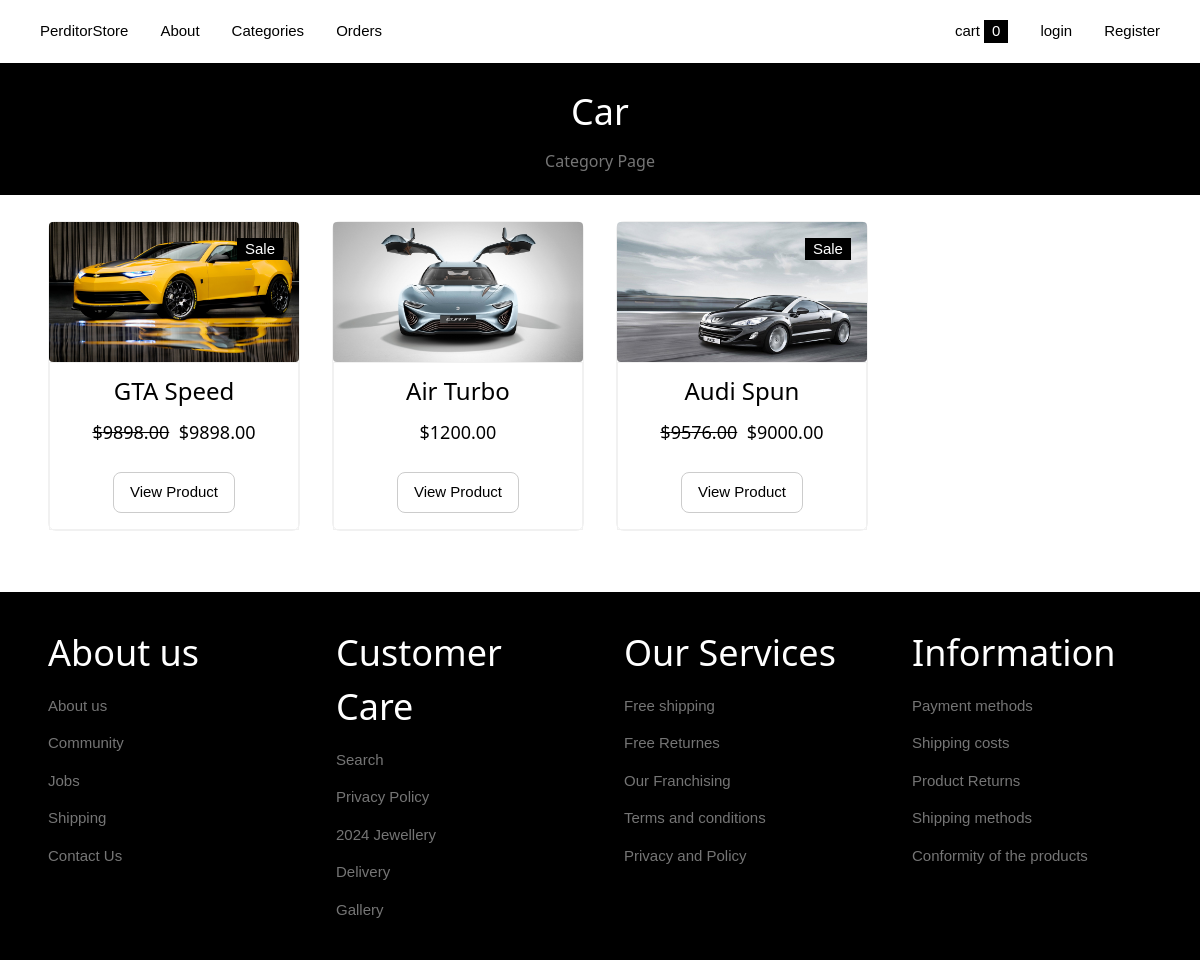
The app's page /categories-detail/2 with its own data.
### store/models.py (models this page shows, shortened)
class Category(models.Model):
    name  = models.CharField(max_length=50)

class Product(models.Model):
    name = models.CharField(max_length=100)
    price = models.DecimalField(default=0, max_digits=6, decimal_places=2)
    category = models.ForeignKey("Category", on_delete=models.CASCADE,default = 0)
    description = models.CharField(max_length=250, blank=True,default="",null=True)
    image = models.ImageField( upload_to='uploads/product_image/')
    is_sale = models.BooleanField(default=False)
    in_cart = models.BooleanField(default=False)
    in_wishlist = models.BooleanField(default=False)
    sale_price = models.DecimalField(default=0, max_digits=6, decimal_places=2)

### store/views.py (the view)
# urls.py: path('categories-detail/<int:pk>',views.categoryDetails,name='categories-detail'),
def categoryDetails(request,pk):
    cats = Category.objects.get(id=pk)
    products = Product.objects.filter(category=cats)
    return render(request,'store/categoryDetail.html',{'cats':cats,'products':products})

### cart/cart.py (called while the page is built)
    def __len__(self):
        return len(self.cart)

### cart/context_processors.py (called while the page is built)
def cart(request):
    return {'cart':Cart(request),}

def category(request):
    category = Category.objects.all()
    return {'category':category}

def wishlist(request):
    try:
        wishlist = WishList.objects.get(customer=request.user)
        num_wishlist = wishlist.products.count()
        return {'num_wishlist':num_wishlist}
    except:
        return {}

### templates/store/categoryDetail.html (shortened to what this page needs)
{% extends "partials/base.html" %}
{% block content %}
<header class="w3-padding-large w3-center w3-black">
    <h1 class="w3-center w3-text-white">{{cats.name}}</h1>
    <h6 class="w3-text-grey">Category Page</h6>
</header>
<div class="w3-container">
    <div class="w3-container w3-padding w3-row-padding">
        {% for product in products %}
        {% if product.is_sale %}
            <div class="w3-quarter w3-round w3-padding  ">
                <div class=" w3-border w3-border-light-grey w3-round-large">
                    <div class="w3-display-container">
                        <p class="w3-tag w3-display-topright w3-margin w3-black">Sale</p>
                        <img src="{{product.image.url}}" alt="" style="width:100%;" class="w3-round">
                    </div>
                    <div class="w3-center w3-border w3-border-light-grey ">
                        <h3 class="w3-text-black">{{product.name}}</h3>
                        <h5 class=""><s>${{product.price}}</s> &nbsp;${{product.sale_price}}</h5>
                        <a href="{% url 'product-detail' product.pk %}"><button class="w3-button w3-section w3-round-large w3-border w3-hover-black w3-center">View Product</button></a>
                    </div>
                </div>
            </div>
            {% else %}
            <div class="w3-quarter w3-round w3-padding  ">
                <div class=" w3-border w3-border-light-grey w3-round-large">
                    <div class="w3-display-container">
                        <img src="{{product.image.url}}" alt="" style="width:100%;" class="w3-round">
                    </div>
                    <div class="w3-center w3-border w3-border-light-grey ">
                        <h3 class="w3-text-black">{{product.name}}</h3>
                        <h5 class="">${{product.price}}</h5>
                        <a href="{% url 'product-detail' product.pk %}"><button class="w3-button w3-section w3-round-large w3-border w3-hover-black w3-center">View Product</button></a>
                    </div>
                </div>
            </div>
            {% endif %}
        {% endfor %}
    </div>
</div>
{% endblock content %}

### templates/partials/base.html (shortened to what this page needs)
{% load static %}
<html>
    <head>
        <link rel="stylesheet" href='{% static "css/w3.css" %}'>
    </head>
    <body style="position:relative; height:auto">
{% include "partials/nav.html" %}
{% block content %}
{% endblock content %}
<br><br>
{% include "partials/footer.html" %}
    </body>
</html>

### templates/partials/nav.html (shortened to what this page needs)
    <div class="w3-bar w3-padding-large w3-white w3-hover-white w3-hide-small" style="position:sticky;top:0px; z-index:1">
        <a href="{% url 'home' %}" class="w3-bar-item w3-button">PerditorStore</a>
        <a href="{% url 'about' %}" class="w3-bar-item w3-button">About</a>
        <a href="{% url 'categories' %}" class="w3-bar-item w3-button">Categories</a>
          <div class="w3-dropdown-click">
            <button onclick="myFunction1()" class="w3-button ">Orders</button>
          </div>
        {% if user.is_authenticated %}
          <a href="{% url "account_logout" %}" class="w3-bar-item w3-right w3-button">Logout</a>
          <a href="{% url 'update-profile' %}" class="w3-bar-item w3-right w3-button">Profile</a>
          <a href="{% url 'view-wishlist' %}" class="w3-bar-item w3-right w3-button">wishes
            <span id="cart_quantit" class="w3-tag">{{num_wishlist}}
          </span></a>
        {% else %}
          <a href="{% url "account_signup" %}" class="w3-bar-item w3-right w3-button">Register</a>
          <a href="{% url "account_login" %}" class="w3-bar-item w3-right w3-button">login</a>
        {% endif %}
        <a href="{% url 'cart-summary' %}" class="w3-bar-item w3-right w3-button">cart
          <span id="cart_quantit" class="w3-tag">{{cart|length}}
        </span></a>
    </div>

### templates/partials/footer.html
<div>
    <div class="w3-row w3-black w3-padding-large w3-text-grey">
        <div class="w3-quarter w3-padding-large">
            <h1 class="w3-text-white">About us</h1>
                <p>About us</p>
                <p>Community</p>
                <l1>Jobs</p>
                <p>Shipping</p>
                <p>Contact Us</p>
        </div>
        <div class="w3-quarter w3-padding-large w3-text-grey">
            <h1 class="w3-text-white">Customer Care</h1>
                <p>Search</p>
                <p>Privacy Policy</p>
                <l1>2024 Jewellery</p>
                <p>Delivery</p>
                <p>Gallery</p>
        </div>
        <div class="w3-quarter w3-padding-large w3-text-grey">
            <h1 class="w3-text-white">Our Services</h1>
                <p>Free shipping</p>
                <p>Free Returnes</p>
                <l1>Our Franchising</p>
                <p>Terms and conditions</p>
                <p>Privacy and Policy</p>
        </div>
        <div class="w3-quarter w3-padding-large w3-text-grey">
            <h1 class="w3-text-white">Information</h1>
                <p>Payment methods</p>
                <p>Shipping costs</p>
                <l1>Product Returns</p>
                <p>Shipping methods</p>
                <p>Conformity of the products</p>
        </div>
    </div>
</div>

### static/css/w3.css (style rules this page uses)
html { box-sizing:border-box }
*,*:before,*:after { box-sizing:inherit }
html { -ms-text-size-adjust:100%;-webkit-text-size-adjust:100% }
body { margin:0 }
article,aside,details,figcaption,figure,footer,header,main,menu,nav,section { display:block }
a { background-color:transparent }
img { border-style:none }
button,input,select,textarea,optgroup { font:inherit;margin:0 }
button,input { overflow:visible }
button,select { text-transform:none }
button,[type=button],[type=reset],[type=submit] { -webkit-appearance:button }
html,body { font-family:Verdana,sans-serif;font-size:15px;line-height:1.5 }
html { overflow-x:hidden }
h1 { font-size:36px }
h3 { font-size:24px }
h5 { font-size:18px }
h6 { font-size:16px }
h1,h2,h3,h4,h5,h6 { font-family:"Segoe UI",Arial,sans-serif;font-weight:400;margin:10px 0 }
img { vertical-align:middle }
a { color:inherit }
.w3-btn,.w3-button { border:none;display:inline-block;padding:8px 16px;vertical-align:middle;overflow:hidden;text-decoration:none;color:inherit;background-color:inherit;text-align:center;cursor:pointer;white-space:nowrap }
.w3-btn,.w3-button { -webkit-touch-callout:none;-webkit-user-select:none;-khtml-user-select:none;-moz-user-select:none;-ms-user-select:none;user-select:none }
.w3-badge,.w3-tag { background-color:#000;color:#fff;display:inline-block;padding-left:8px;padding-right:8px;text-align:center }
.w3-tooltip,.w3-display-container { position:relative }
.w3-dropdown-click,.w3-dropdown-hover { position:relative;display:inline-block;cursor:pointer }
.w3-bar { width:100%;overflow:hidden }
.w3-bar .w3-bar-item { padding:8px 16px;float:left;width:auto;border:none;display:block;outline:0 }
.w3-bar .w3-dropdown-hover,.w3-bar .w3-dropdown-click { position:static;float:left }
.w3-bar .w3-button { white-space:normal }
.w3-container:after,.w3-container:before,.w3-panel:after,.w3-panel:before,.w3-row:after,.w3-row:before,.w3-row-padding:after,.w3-row-padding:before, .w3-cell-row:before,.w3-cell-row:after,.w3-clear:after,.w3-clear:before,.w3-bar:before,.w3-bar:after { content:"";display:table;clear:both }
.w3-col,.w3-half,.w3-third,.w3-twothird,.w3-threequarter,.w3-quarter { float:left;width:100% }
@media (min-width:601px) { .w3-col.m3,.w3-quarter { width:24.99999% } }
.w3-display-topright { position:absolute;right:0;top:0 }
.w3-round,.w3-round-medium { border-radius:4px }
.w3-round-large { border-radius:8px }
.w3-row-padding,.w3-row-padding>.w3-half,.w3-row-padding>.w3-third,.w3-row-padding>.w3-twothird,.w3-row-padding>.w3-threequarter,.w3-row-padding>.w3-quarter,.w3-row-padding>.w3-col { padding:0 8px }
.w3-container,.w3-panel { padding:0.01em 16px }
.w3-center { text-align:center!important }
.w3-border { border:1px solid #ccc!important }
.w3-section,.w3-code { margin-top:16px!important;margin-bottom:16px!important }
.w3-margin { margin:16px!important }
.w3-padding { padding:8px 16px!important }
.w3-padding-large { padding:12px 24px!important }
.w3-right { float:right!important }
.w3-white,.w3-hover-white:hover { color:#000!important;background-color:#fff!important }
.w3-black,.w3-hover-black:hover { color:#fff!important;background-color:#000!important }
.w3-text-white,.w3-hover-text-white:hover { color:#fff!important }
.w3-text-black,.w3-hover-text-black:hover { color:#000!important }
.w3-text-grey,.w3-hover-text-grey:hover,.w3-text-gray,.w3-hover-text-gray:hover { color:#757575!important }
.w3-border-light-grey,.w3-hover-border-light-grey:hover,.w3-border-light-gray,.w3-hover-border-light-gray:hover { border-color:#f1f1f1!important }

### records on screen
Category: name "Car"
Product: image (picture), name "GTA Speed", price "9898.00", sale_price "9898.00"
Product: image (picture), name "Air Turbo", price "1200.00"
Product: image (picture), name "Audi Spun", price "9576.00", sale_price "9000.00"

### other values on screen
{{ cart|length }} "0"
